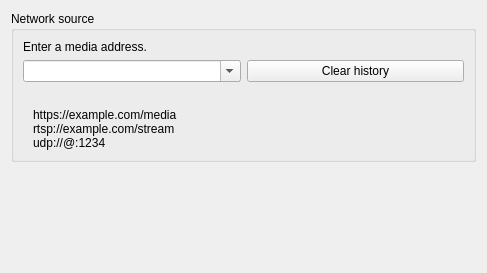
<?xml version="1.0" encoding="UTF-8"?>
<ui version="4.0">
 <author>Jean-Baptiste Kempf</author>
 <class>OpenNetwork</class>
 <widget class="QWidget" name="OpenNetwork">
  <property name="geometry">
   <rect>
    <x>0</x>
    <y>0</y>
    <width>487</width>
    <height>273</height>
   </rect>
  </property>
  <property name="windowTitle">
   <string>Form</string>
  </property>
  <layout class="QVBoxLayout">
   <item>
    <widget class="QGroupBox" name="groupBox">
     <property name="title">
      <string>Network source</string>
     </property>
     <layout class="QGridLayout">
      <item row="0" column="0">
       <widget class="QLabel" name="label_1">
        <property name="sizePolicy">
         <sizepolicy hsizetype="Preferred" vsizetype="Fixed">
          <horstretch>0</horstretch>
          <verstretch>0</verstretch>
         </sizepolicy>
        </property>
        <property name="text">
         <string>Enter a media address.</string>
        </property>
       </widget>
      </item>
      <item row="2" column="0">
       <widget class="QLabel" name="historyStatus">
        <property name="wordWrap"><bool>true</bool></property>
       </widget>
      </item>
      <item row="3" column="0">
       <widget class="QLabel" name="examples">
        <property name="text">
         <string notr="true">https://example.com/media
rtsp://example.com/stream
udp://@:1234</string>
        </property>
        <property name="wordWrap"><bool>true</bool></property>
        <property name="margin">
         <number>5</number>
        </property>
        <property name="indent">
         <number>10</number>
        </property>
       </widget>
      </item>
      <item row="1" column="0">
       <layout class="QHBoxLayout" name="networkAddressRow">
        <item>
         <widget class="QComboBox" name="urlComboBox">
          <property name="editable">
           <bool>true</bool>
          </property>
          <property name="insertPolicy">
           <enum>QComboBox::NoInsert</enum>
          </property>
         </widget>
        </item>
        <item>
         <widget class="QPushButton" name="clearHistoryButton">
          <property name="text">
           <string>Clear history</string>
          </property>
          <property name="toolTip">
           <string>Remove the saved addresses.</string>
          </property>
         </widget>
        </item>
       </layout>
      </item>
     </layout>
    </widget>
   </item>
   <item>
    <spacer>
     <property name="orientation">
      <enum>Qt::Vertical</enum>
     </property>
     <property name="sizeType">
      <enum>QSizePolicy::MinimumExpanding</enum>
     </property>
     <property name="sizeHint" stdset="0">
      <size>
       <width>20</width>
       <height>10</height>
      </size>
     </property>
    </spacer>
   </item>
  </layout>
 </widget>
 <tabstops>
  <tabstop>urlComboBox</tabstop>
 </tabstops>
 <resources/>
 <connections/>
</ui>
